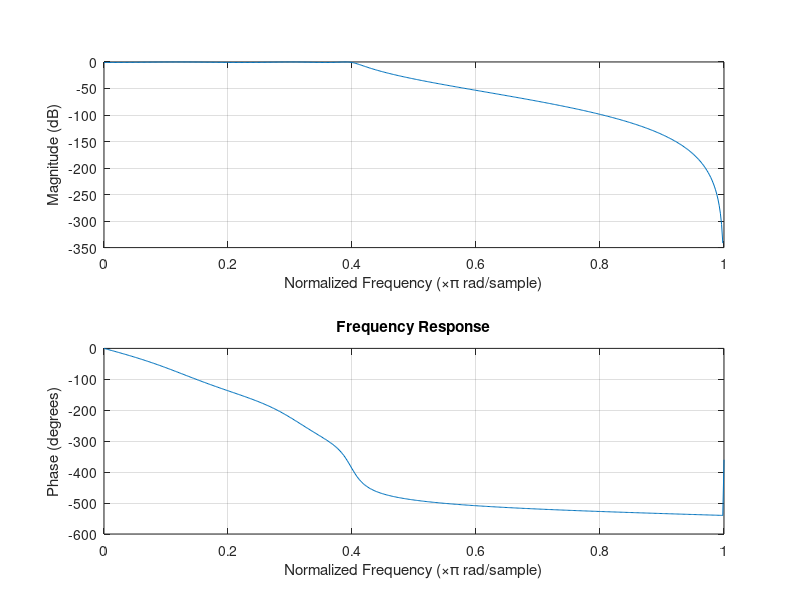
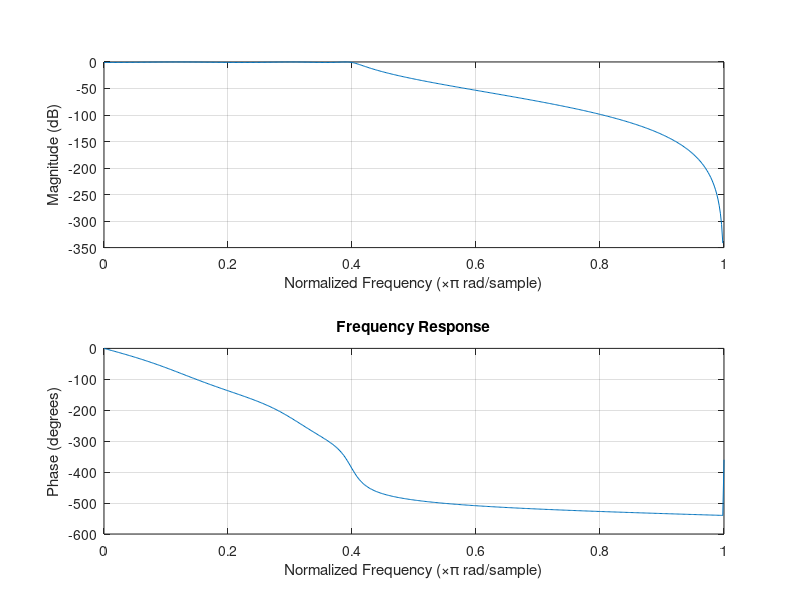
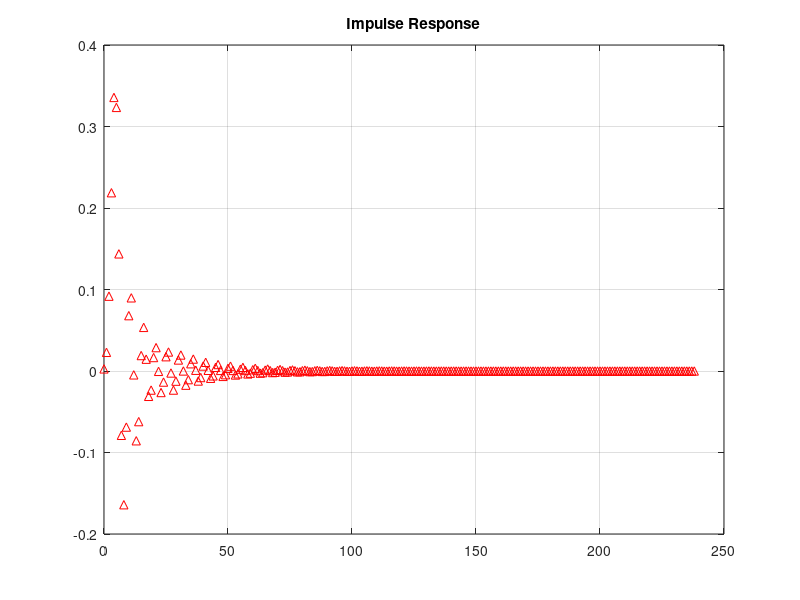
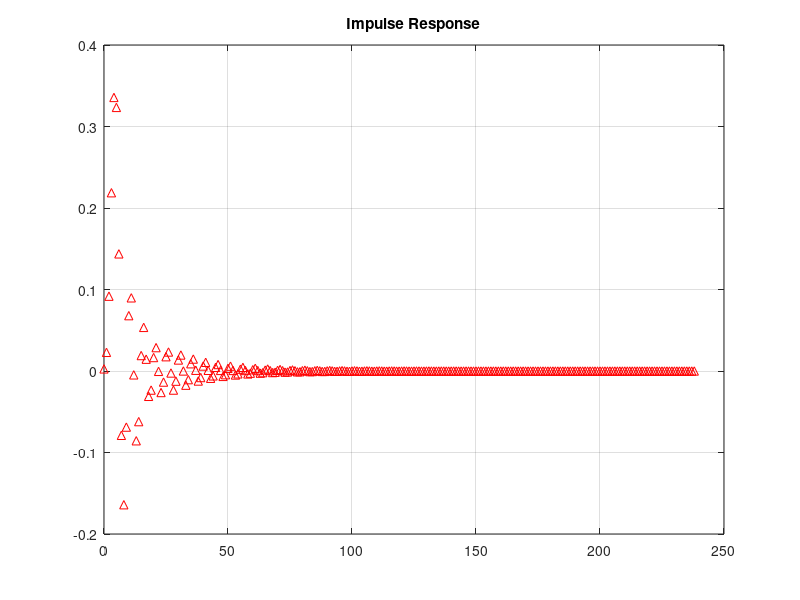

The MATLAB source for these figures, in order:
clc;
clear;
close all;

% Filter Specifications
Wp = 0.4;
Ws = 0.55;
Rp = 1;
As = 40;

% Determine Filter Order and Cutoff Frequency
[N,Wn] = cheb1ord(Wp, Ws, Rp, As);

% Design Chebyshev Type-I Low-Pass Filter
[b,a] = cheby1(N, Rp, Wn);

% Display Filter Parameters
fprintf('Filter Order = %d\n', N);
fprintf('Cutoff Frequency = %.2f * pi rad/sample\n', Wn);

% Stability Check
if all(abs(roots(a)) < 1)
    disp('System is STABLE');
else
    disp('System is UNSTABLE');
end

%% Frequency Response
figure;
freqz(b,a);
title('Frequency Response');
saveas(gcf,'Cheby1_Frequency_Response.png');
savefig('Cheby1_Frequency_Response.fig');

%% Impulse Response
figure;
impz(b,a);
grid on;
title('Impulse Response');
saveas(gcf,'Cheby1_Impulse_Response.png');
savefig('Cheby1_Impulse_Response.fig');

%% Group Delay
figure;
grpdelay(b,a);
grid on;
title('Group Delay');
saveas(gcf,'Cheby1_Group_Delay.png');
savefig('Cheby1_Group_Delay.fig');

%% Pole-Zero Plot
figure;
zplane(b,a);
grid on;
title('Pole-Zero Plot');
saveas(gcf,'Cheby1_Pole_Zero_Plot.png');
savefig('Cheby1_Pole_Zero_Plot.fig');
